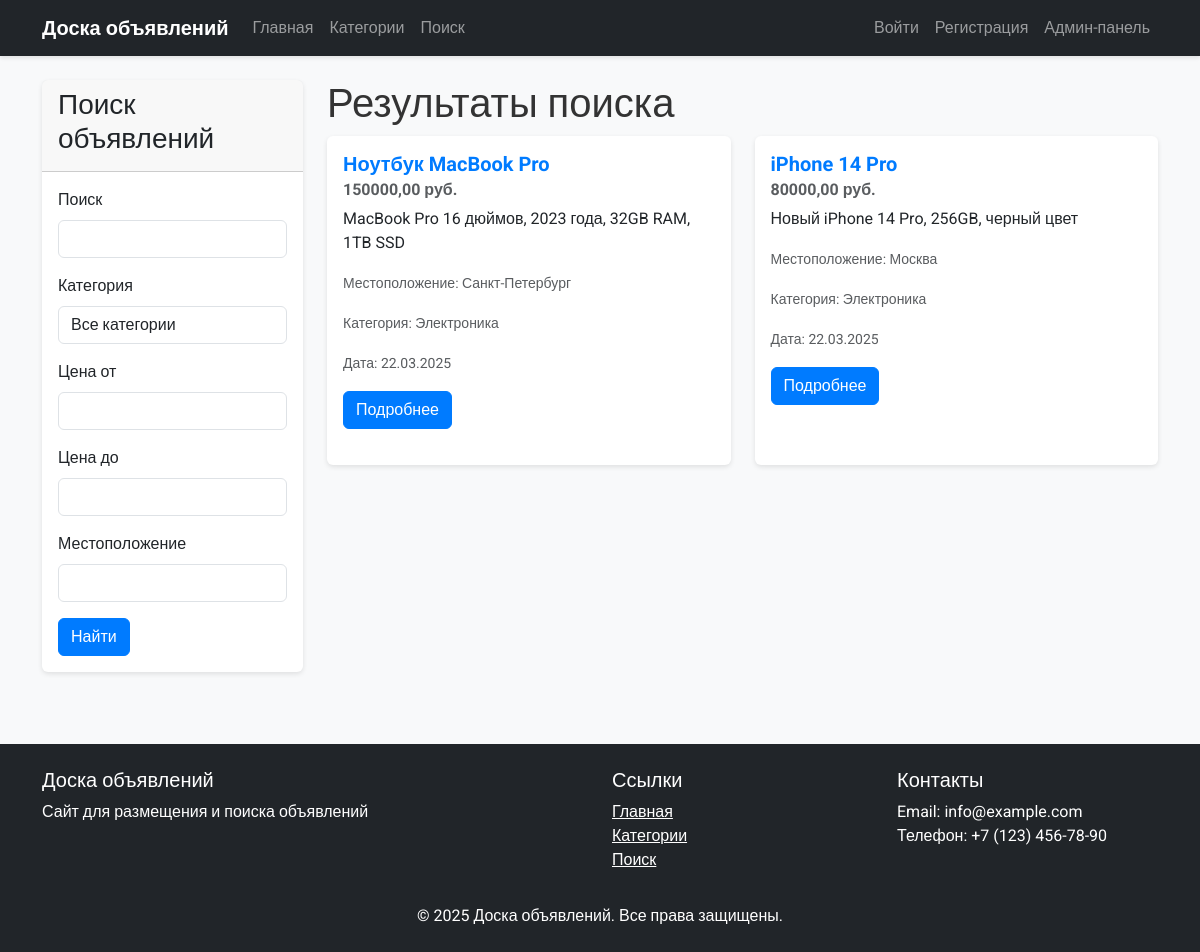
The app's page /search/ with its own data.
### advertisements/models.py (models this page shows, shortened)
class Advertisement(models.Model):
    STATUS_CHOICES = (
        ('active', 'Активно'),
        ('pending', 'На модерации'),
        ('closed', 'Закрыто'),
    )
    title = models.CharField(max_length=200, verbose_name='Заголовок')
    slug = models.SlugField(max_length=200, unique_for_date='created', verbose_name='URL объявления')
    author = models.ForeignKey(User, on_delete=models.CASCADE, related_name='advertisements', verbose_name='Автор')
    category = models.ForeignKey(Category, on_delete=models.CASCADE, related_name='advertisements', verbose_name='Категория')
    description = models.TextField(verbose_name='Описание')
    price = models.DecimalField(max_digits=10, decimal_places=2, verbose_name='Цена')
    contact_info = models.CharField(max_length=255, verbose_name='Контактная информация')
    location = models.CharField(max_length=100, verbose_name='Местоположение')
    created = models.DateTimeField(auto_now_add=True, verbose_name='Дата создания')
    updated = models.DateTimeField(auto_now=True, verbose_name='Дата обновления')
    status = models.CharField(max_length=10, choices=STATUS_CHOICES, default='pending', verbose_name='Статус')
    class Meta:
        verbose_name = 'Объявление'
        verbose_name_plural = 'Объявления'
        ordering = ['-created']
        indexes = [
            models.Index(fields=['-created']),
        ]

class Category(models.Model):
    name = models.CharField(max_length=100, verbose_name='Название категории')
    slug = models.SlugField(max_length=100, unique=True, verbose_name='URL категории')
    description = models.TextField(blank=True, verbose_name='Описание категории')
    class Meta:
        verbose_name = 'Категория'
        verbose_name_plural = 'Категории'
        ordering = ['name']
    def __str__(self):
        return self.name

### advertisements/views.py (the view)
# urls.py: path('search/', views.search_advertisements, name='search'),
def search_advertisements(request):
    form = AdvertisementSearchForm(request.GET)
    advertisements = Advertisement.objects.filter(status='active')
    if form.is_valid():
        query = form.cleaned_data.get('query')
        category = form.cleaned_data.get('category')
        min_price = form.cleaned_data.get('min_price')
        max_price = form.cleaned_data.get('max_price')
        location = form.cleaned_data.get('location')
        if query:
            advertisements = advertisements.filter(
                Q(title__icontains=query) | Q(description__icontains=query)
            )
        if category:
            advertisements = advertisements.filter(category=category)
        if min_price:
            advertisements = advertisements.filter(price__gte=min_price)
        if max_price:
            advertisements = advertisements.filter(price__lte=max_price)
        if location:
            advertisements = advertisements.filter(location__icontains=location)
    return render(request, 'advertisements/search_results.html', {
        'advertisements': advertisements,
        'form': form,
        'title': 'Результаты поиска'
    })

### advertisements/forms.py
class AdvertisementSearchForm(forms.Form):
    query = forms.CharField(required=False, label='Поиск')
    category = forms.ModelChoiceField(
        queryset=Category.objects.all(),
        required=False,
        label='Категория',
        empty_label='Все категории'
    )
    min_price = forms.DecimalField(required=False, label='Цена от')
    max_price = forms.DecimalField(required=False, label='Цена до')
    location = forms.CharField(required=False, label='Местоположение')
    def __init__(self, *args, **kwargs):
        super().__init__(*args, **kwargs)
        for field_name, field in self.fields.items():
            field.widget.attrs['class'] = 'form-control'

### advertisements/templates/advertisements/search_results.html
{% extends "advertisements/base.html" %}
{% block content %}
<div class="row">
    <div class="col-md-3">
        <div class="card mb-4">
            <div class="card-header">
                <h3>Поиск объявлений</h3>
            </div>
            <div class="card-body">
                <form method="get" action="{% url 'advertisements:search' %}">
                    <div class="mb-3">
                        <label for="{{ form.query.id_for_label }}" class="form-label">{{ form.query.label }}</label>
                        {{ form.query }}
                    </div>
                    <div class="mb-3">
                        <label for="{{ form.category.id_for_label }}" class="form-label">{{ form.category.label }}</label>
                        {{ form.category }}
                    </div>
                    <div class="mb-3">
                        <label for="{{ form.min_price.id_for_label }}" class="form-label">{{ form.min_price.label }}</label>
                        {{ form.min_price }}
                    </div>
                    <div class="mb-3">
                        <label for="{{ form.max_price.id_for_label }}" class="form-label">{{ form.max_price.label }}</label>
                        {{ form.max_price }}
                    </div>
                    <div class="mb-3">
                        <label for="{{ form.location.id_for_label }}" class="form-label">{{ form.location.label }}</label>
                        {{ form.location }}
                    </div>
                    <button type="submit" class="btn btn-primary">Найти</button>
                </form>
            </div>
        </div>
    </div>
    <div class="col-md-9">
        <h1>Результаты поиска</h1>
        <div class="row">
            {% for advertisement in advertisements %}
            <div class="col-md-6 mb-4">
                <div class="card h-100">
                    <div class="card-body">
                        <h5 class="card-title">{{ advertisement.title }}</h5>
                        <h6 class="card-subtitle mb-2 text-muted">{{ advertisement.price }} руб.</h6>
                        <p class="card-text">{{ advertisement.description|truncatewords:20 }}</p>
                        <p class="card-text"><small class="text-muted">Местоположение: {{ advertisement.location }}</small></p>
                        <p class="card-text"><small class="text-muted">Категория: {{ advertisement.category.name }}</small></p>
                        <p class="card-text"><small class="text-muted">Дата: {{ advertisement.created|date:"d.m.Y" }}</small></p>
                        <a href="{% url 'advertisements:advertisement_detail' advertisement.id %}" class="btn btn-primary">Подробнее</a>
                    </div>
                </div>
            </div>
            {% empty %}
            <div class="col-12">
                <div class="alert alert-info">
                    По вашему запросу ничего не найдено. Попробуйте изменить параметры поиска.
                </div>
            </div>
            {% endfor %}
        </div>
    </div>
</div>
{% endblock %}

### advertisements/static/advertisements/css/style.css (style rules this page uses)
body { font-family: 'Roboto', sans-serif; background-color: #f8f9fa; color: #333; }
.card { transition: transform 0.3s ease, box-shadow 0.3s ease; margin-bottom: 20px; border: none; box-shadow: 0 2px 5px rgba(0, 0, 0, 0.1); }
.card-title { font-weight: bold; color: #007bff; }
.card-subtitle { font-weight: bold; color: #28a745; }
.btn-primary { background-color: #007bff; border-color: #007bff; }

### records on screen
Advertisement: title "Ноутбук MacBook Pro", price "150000,00", description "MacBook Pro 16 дюймов, 2023 года, 32GB RAM, 1TB SSD", location "Санкт-Петербург", category.name "Электроника", created "22.03.2025"
Advertisement: title "iPhone 14 Pro", price "80000,00", description "Новый iPhone 14 Pro, 256GB, черный цвет", location "Москва", category.name "Электроника", created "22.03.2025"
